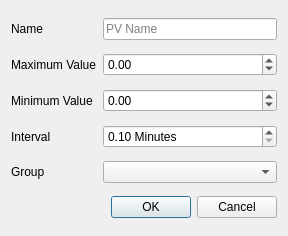
<?xml version="1.0" encoding="UTF-8"?>
<ui version="4.0">
 <class>PVDialog</class>
 <widget class="QDialog" name="PVDialog">
  <property name="geometry">
   <rect>
    <x>0</x>
    <y>0</y>
    <width>288</width>
    <height>236</height>
   </rect>
  </property>
  <property name="windowTitle">
   <string>Add PV</string>
  </property>
  <layout class="QGridLayout" name="gridLayout">
   <item row="0" column="1">
    <widget class="QLineEdit" name="name_box">
     <property name="text">
      <string/>
     </property>
     <property name="placeholderText">
      <string>PV Name</string>
     </property>
    </widget>
   </item>
   <item row="0" column="0">
    <widget class="QLabel" name="label">
     <property name="text">
      <string>Name</string>
     </property>
    </widget>
   </item>
   <item row="5" column="0">
    <widget class="QLabel" name="label_3">
     <property name="text">
      <string>Group</string>
     </property>
    </widget>
   </item>
   <item row="6" column="0" colspan="2">
    <widget class="QDialogButtonBox" name="add_pv_btn_box">
     <property name="orientation">
      <enum>Qt::Horizontal</enum>
     </property>
     <property name="standardButtons">
      <set>QDialogButtonBox::Cancel|QDialogButtonBox::Ok</set>
     </property>
    </widget>
   </item>
   <item row="2" column="1">
    <widget class="QDoubleSpinBox" name="min_box">
     <property name="minimum">
      <double>-10000000000000000000000.000000000000000</double>
     </property>
     <property name="maximum">
      <double>1000000000000000008493621433689702976148869924598760615894999102702796905906176.000000000000000</double>
     </property>
    </widget>
   </item>
   <item row="2" column="0">
    <widget class="QLabel" name="label_4">
     <property name="text">
      <string>Minimum Value</string>
     </property>
    </widget>
   </item>
   <item row="5" column="1">
    <widget class="QComboBox" name="group_combobox"/>
   </item>
   <item row="1" column="0">
    <widget class="QLabel" name="label_2">
     <property name="text">
      <string>Maximum Value</string>
     </property>
    </widget>
   </item>
   <item row="1" column="1">
    <widget class="QDoubleSpinBox" name="max_box">
     <property name="minimum">
      <double>-1000000000000000072531436381529235126158374409646521955518210155479040.000000000000000</double>
     </property>
     <property name="maximum">
      <double>1000000000000000044885712678075916785549312.000000000000000</double>
     </property>
    </widget>
   </item>
   <item row="3" column="1">
    <widget class="QDoubleSpinBox" name="timeout_box">
     <property name="suffix">
      <string> Minutes</string>
     </property>
     <property name="minimum">
      <double>0.100000000000000</double>
     </property>
     <property name="maximum">
      <double>999.990000000000009</double>
     </property>
    </widget>
   </item>
   <item row="3" column="0">
    <widget class="QLabel" name="label_5">
     <property name="text">
      <string>Interval</string>
     </property>
    </widget>
   </item>
  </layout>
 </widget>
 <resources/>
 <connections>
  <connection>
   <sender>add_pv_btn_box</sender>
   <signal>accepted()</signal>
   <receiver>PVDialog</receiver>
   <slot>accept()</slot>
   <hints>
    <hint type="sourcelabel">
     <x>248</x>
     <y>254</y>
    </hint>
    <hint type="destinationlabel">
     <x>157</x>
     <y>274</y>
    </hint>
   </hints>
  </connection>
  <connection>
   <sender>add_pv_btn_box</sender>
   <signal>rejected()</signal>
   <receiver>PVDialog</receiver>
   <slot>reject()</slot>
   <hints>
    <hint type="sourcelabel">
     <x>316</x>
     <y>260</y>
    </hint>
    <hint type="destinationlabel">
     <x>286</x>
     <y>274</y>
    </hint>
   </hints>
  </connection>
 </connections>
</ui>
